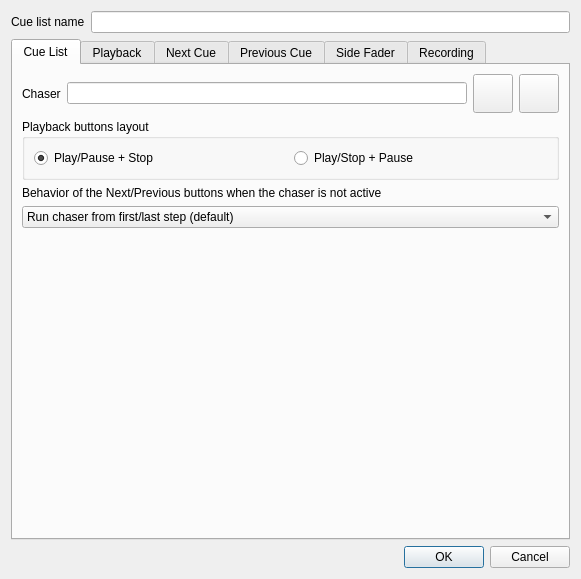
<?xml version="1.0" encoding="UTF-8"?>
<ui version="4.0">
 <author>Massimo Callegari</author>
 <comment>
  Q Light Controller Plus
  vccuelistproperties.ui

  Copyright (c) 2015 Massimo Callegari

  Licensed under the Apache License, Version 2.0 (the &quot;License&quot;);
  you may not use this file except in compliance with the License.
  You may obtain a copy of the License at

      http://www.apache.org/licenses/LICENSE-2.0.txt

  Unless required by applicable law or agreed to in writing, software
  distributed under the License is distributed on an &quot;AS IS&quot; BASIS,
  WITHOUT WARRANTIES OR CONDITIONS OF ANY KIND, either express or implied.
  See the License for the specific language governing permissions and
  limitations under the License.
 </comment>
 <class>VCCueListProperties</class>
 <widget class="QDialog" name="VCCueListProperties">
  <property name="geometry">
   <rect>
    <x>0</x>
    <y>0</y>
    <width>581</width>
    <height>442</height>
   </rect>
  </property>
  <property name="windowTitle">
   <string>Cue list properties</string>
  </property>
  <layout class="QGridLayout" name="gridLayout_2">
   <item row="0" column="0">
    <widget class="QLabel" name="m_nameLabel">
     <property name="text">
      <string>Cue list name</string>
     </property>
    </widget>
   </item>
   <item row="2" column="0" colspan="2">
    <widget class="QDialogButtonBox" name="m_buttonBox">
     <property name="orientation">
      <enum>Qt::Horizontal</enum>
     </property>
     <property name="standardButtons">
      <set>QDialogButtonBox::Cancel|QDialogButtonBox::Ok</set>
     </property>
    </widget>
   </item>
   <item row="0" column="1">
    <widget class="QLineEdit" name="m_nameEdit">
     <property name="toolTip">
      <string>The name of the cue list widget</string>
     </property>
    </widget>
   </item>
   <item row="1" column="0" colspan="2">
    <widget class="QTabWidget" name="m_tab">
     <property name="toolTip">
      <string/>
     </property>
     <property name="currentIndex">
      <number>0</number>
     </property>
     <widget class="QWidget" name="CueList">
      <attribute name="title">
       <string>Cue List</string>
      </attribute>
      <layout class="QGridLayout" name="gridLayout">
       <item row="0" column="1">
        <widget class="QLineEdit" name="m_chaserEdit">
         <property name="toolTip">
          <string>The chaser function to use as cue list</string>
         </property>
         <property name="readOnly">
          <bool>true</bool>
         </property>
        </widget>
       </item>
       <item row="0" column="2">
        <widget class="QToolButton" name="m_chaserAttachButton">
         <property name="toolTip">
          <string>Choose the chaser function to use as the steps for the cue list</string>
         </property>
         <property name="icon">
          <iconset resource="../qlcui.qrc">
           <normaloff>:/attach.png</normaloff>:/attach.png</iconset>
         </property>
         <property name="iconSize">
          <size>
           <width>32</width>
           <height>32</height>
          </size>
         </property>
        </widget>
       </item>
       <item row="0" column="3">
        <widget class="QToolButton" name="m_chaserDetachButton">
         <property name="toolTip">
          <string>Detach current chaser from the cue list</string>
         </property>
         <property name="icon">
          <iconset resource="../qlcui.qrc">
           <normaloff>:/detach.png</normaloff>:/detach.png</iconset>
         </property>
         <property name="iconSize">
          <size>
           <width>32</width>
           <height>32</height>
          </size>
         </property>
        </widget>
       </item>
       <item row="0" column="0">
        <widget class="QLabel" name="m_chaserLabel">
         <property name="text">
          <string>Chaser</string>
         </property>
        </widget>
       </item>
       <item row="2" column="0" colspan="4">
        <widget class="QLabel" name="label_11">
         <property name="text">
          <string>Behavior of the Next/Previous buttons when the chaser is not active</string>
         </property>
        </widget>
       </item>
       <item row="3" column="0" colspan="4">
        <widget class="QComboBox" name="m_nextPrevBehaviorCombo">
         <property name="toolTip">
          <string>Behavior of the Next/Previous buttons when the chaser is not active</string>
         </property>
         <property name="currentIndex">
          <number>0</number>
         </property>
         <item>
          <property name="text">
           <string>Run chaser from first/last step (default)</string>
          </property>
         </item>
         <item>
          <property name="text">
           <string>Run chaser from next/previous step</string>
          </property>
         </item>
         <item>
          <property name="text">
           <string>Select next/previous step</string>
          </property>
         </item>
         <item>
          <property name="text">
           <string>Do nothing</string>
          </property>
         </item>
        </widget>
       </item>
       <item row="4" column="0" colspan="4">
        <spacer name="verticalSpacer">
         <property name="orientation">
          <enum>Qt::Vertical</enum>
         </property>
         <property name="sizeHint" stdset="0">
          <size>
           <width>428</width>
           <height>169</height>
          </size>
         </property>
        </spacer>
       </item>
       <item row="1" column="0" colspan="4">
        <widget class="QGroupBox" name="groupBox">
         <property name="title">
          <string>Playback buttons layout</string>
         </property>
         <layout class="QHBoxLayout" name="horizontalLayout">
          <item>
           <widget class="QRadioButton" name="m_play_pause_stop">
            <property name="text">
             <string>Play/Pause + Stop</string>
            </property>
            <property name="checked">
             <bool>true</bool>
            </property>
           </widget>
          </item>
          <item>
           <widget class="QRadioButton" name="m_play_stop_pause">
            <property name="text">
             <string>Play/Stop + Pause</string>
            </property>
           </widget>
          </item>
         </layout>
        </widget>
       </item>
      </layout>
     </widget>
     <widget class="QWidget" name="tab">
      <attribute name="title">
       <string>Playback</string>
      </attribute>
      <layout class="QVBoxLayout" name="verticalLayout_3">
       <item>
        <layout class="QHBoxLayout" name="m_playbackLayout"/>
       </item>
       <item>
        <layout class="QHBoxLayout" name="m_stopLayout"/>
       </item>
       <item>
        <spacer name="verticalSpacer_4">
         <property name="orientation">
          <enum>Qt::Vertical</enum>
         </property>
         <property name="sizeHint" stdset="0">
          <size>
           <width>20</width>
           <height>118</height>
          </size>
         </property>
        </spacer>
       </item>
      </layout>
     </widget>
     <widget class="QWidget" name="NextCue">
      <attribute name="title">
       <string>Next Cue</string>
      </attribute>
      <layout class="QVBoxLayout" name="verticalLayout">
       <item>
        <layout class="QHBoxLayout" name="m_nextLayout"/>
       </item>
       <item>
        <spacer name="verticalSpacer_2">
         <property name="orientation">
          <enum>Qt::Vertical</enum>
         </property>
         <property name="sizeHint" stdset="0">
          <size>
           <width>20</width>
           <height>68</height>
          </size>
         </property>
        </spacer>
       </item>
      </layout>
     </widget>
     <widget class="QWidget" name="PreviousCue">
      <attribute name="title">
       <string>Previous Cue</string>
      </attribute>
      <layout class="QVBoxLayout" name="verticalLayout_2">
       <item>
        <layout class="QHBoxLayout" name="m_previousLayout"/>
       </item>
       <item>
        <spacer name="verticalSpacer_3">
         <property name="orientation">
          <enum>Qt::Vertical</enum>
         </property>
         <property name="sizeHint" stdset="0">
          <size>
           <width>20</width>
           <height>40</height>
          </size>
         </property>
        </spacer>
       </item>
      </layout>
     </widget>
     <widget class="QWidget" name="SideSliders">
      <attribute name="title">
       <string>Side Fader</string>
      </attribute>
      <layout class="QVBoxLayout" name="verticalLayout_4">
       <item>
        <widget class="QGroupBox" name="groupBox_9">
         <property name="title">
          <string>Behaviour</string>
         </property>
         <layout class="QHBoxLayout" name="horizontalLayout_3">
          <property name="topMargin">
           <number>4</number>
          </property>
          <property name="bottomMargin">
           <number>4</number>
          </property>
          <item>
           <widget class="QRadioButton" name="m_noneRadio">
            <property name="text">
             <string>None</string>
            </property>
            <property name="checked">
             <bool>true</bool>
            </property>
           </widget>
          </item>
          <item>
           <widget class="QRadioButton" name="m_crossFadeRadio">
            <property name="text">
             <string>Crossfade</string>
            </property>
            <property name="checked">
             <bool>false</bool>
            </property>
           </widget>
          </item>
          <item>
           <widget class="QRadioButton" name="m_stepsRadio">
            <property name="text">
             <string>Steps</string>
            </property>
           </widget>
          </item>
         </layout>
        </widget>
       </item>
       <item>
        <widget class="QCheckBox" name="m_nextPrevSecondaryCheck">
         <property name="text">
          <string>Next/Prev buttons control crossfade target selection</string>
         </property>
         <property name="toolTip">
          <string>When enabled in Crossfade mode, Next/Prev buttons change the crossfade target (orange) instead of the current step (blue)</string>
         </property>
        </widget>
       </item>
       <item>
        <layout class="QVBoxLayout" name="m_secondarySelectLayout"/>
       </item>
       <item>
        <widget class="QFrame" name="frame">
         <property name="frameShape">
          <enum>QFrame::NoFrame</enum>
         </property>
         <property name="frameShadow">
          <enum>QFrame::Raised</enum>
         </property>
         <layout class="QVBoxLayout" name="verticalLayout_6">
          <property name="leftMargin">
           <number>0</number>
          </property>
          <property name="topMargin">
           <number>0</number>
          </property>
          <property name="rightMargin">
           <number>0</number>
          </property>
          <property name="bottomMargin">
           <number>0</number>
          </property>
          <item>
           <layout class="QVBoxLayout" name="m_crossFadeLayout"/>
          </item>
         </layout>
        </widget>
       </item>
       <item>
        <spacer name="verticalSpacer_5">
         <property name="orientation">
          <enum>Qt::Vertical</enum>
         </property>
         <property name="sizeHint" stdset="0">
          <size>
           <width>20</width>
           <height>40</height>
          </size>
         </property>
        </spacer>
       </item>
      </layout>
     </widget>
     <widget class="QWidget" name="Recording">
      <attribute name="title">
       <string>Recording</string>
      </attribute>
      <layout class="QVBoxLayout" name="verticalLayout_7">
       <item>
        <widget class="QGroupBox" name="groupBox_Recording">
         <property name="title">
          <string>Channel Selection</string>
         </property>
         <layout class="QVBoxLayout" name="verticalLayout_8">
          <item>
           <widget class="QRadioButton" name="m_recordAllChannelsRadio">
            <property name="text">
             <string>Record all channels</string>
            </property>
            <property name="checked">
             <bool>true</bool>
            </property>
           </widget>
          </item>
          <item>
           <widget class="QRadioButton" name="m_recordSelectedChannelsRadio">
            <property name="text">
             <string>Record only selected channels</string>
            </property>
           </widget>
          </item>
          <item>
           <widget class="QPushButton" name="m_selectChannelsButton">
            <property name="text">
             <string>Select Channels...</string>
            </property>
            <property name="enabled">
             <bool>false</bool>
            </property>
           </widget>
          </item>
         </layout>
        </widget>
       </item>
       <item>
        <widget class="QCheckBox" name="m_recordNonZeroCheck">
         <property name="text">
          <string>Record only non-zero values</string>
         </property>
        </widget>
       </item>
       <item>
        <widget class="QGroupBox" name="groupBox_Prefix">
         <property name="title">
          <string>Cue Name Prefix</string>
         </property>
         <layout class="QHBoxLayout" name="horizontalLayout_Prefix">
          <item>
           <widget class="QLabel" name="label_Prefix">
            <property name="text">
             <string>Prefix:</string>
            </property>
           </widget>
          </item>
          <item>
           <widget class="QLineEdit" name="m_recordPrefixEdit">
            <property name="toolTip">
             <string>Prefix for automatically generated cue names (e.g., &quot;cue&quot; for cue_1, cue_2, etc.)</string>
            </property>
            <property name="text">
             <string>cue</string>
            </property>
           </widget>
          </item>
         </layout>
        </widget>
       </item>
       <item>
        <widget class="QGroupBox" name="groupBox_StepIndexOutput">
         <property name="title">
          <string>Step Index Output</string>
         </property>
         <layout class="QVBoxLayout" name="verticalLayout_StepIndexOutput">
          <item>
           <widget class="QCheckBox" name="m_stepIndexOutputEnabledCheck">
            <property name="text">
             <string>Enable step index output</string>
            </property>
            <property name="toolTip">
             <string>Output the current step index to a DMX channel</string>
            </property>
           </widget>
          </item>
          <item>
           <widget class="QLabel" name="label_StepIndexInfo">
            <property name="text">
             <string>Select a single channel to output the step index:</string>
            </property>
           </widget>
          </item>
          <item>
           <widget class="QTreeWidget" name="m_stepIndexOutputTree">
            <property name="sizePolicy">
             <sizepolicy hsizetype="Expanding" vsizetype="MinimumExpanding">
              <horstretch>0</horstretch>
              <verstretch>0</verstretch>
             </sizepolicy>
            </property>
            <property name="minimumSize">
             <size>
              <width>0</width>
              <height>150</height>
             </size>
            </property>
            <property name="alternatingRowColors">
             <bool>true</bool>
            </property>
            <property name="selectionMode">
             <enum>QAbstractItemView::SingleSelection</enum>
            </property>
            <property name="sortingEnabled">
             <bool>true</bool>
            </property>
            <property name="allColumnsShowFocus">
             <bool>true</bool>
            </property>
            <column>
             <property name="text">
              <string>Name</string>
             </property>
            </column>
            <column>
             <property name="text">
              <string>Type</string>
             </property>
            </column>
           </widget>
          </item>
         </layout>
        </widget>
       </item>
       <item>
        <layout class="QVBoxLayout" name="m_recordInputLayout">
         <item>
          <layout class="QHBoxLayout" name="m_recordLayout"/>
         </item>
         <item>
          <layout class="QHBoxLayout" name="m_overwriteLayout"/>
         </item>
        </layout>
       </item>
       <item>
        <spacer name="verticalSpacer_6">
         <property name="orientation">
          <enum>Qt::Vertical</enum>
         </property>
         <property name="sizeHint" stdset="0">
          <size>
           <width>20</width>
           <height>40</height>
          </size>
         </property>
        </spacer>
       </item>
      </layout>
     </widget>
    </widget>
   </item>
  </layout>
 </widget>
 <resources>
  <include location="../qlcui.qrc"/>
 </resources>
 <connections>
  <connection>
   <sender>m_buttonBox</sender>
   <signal>accepted()</signal>
   <receiver>VCCueListProperties</receiver>
   <slot>accept()</slot>
   <hints>
    <hint type="sourcelabel">
     <x>272</x>
     <y>486</y>
    </hint>
    <hint type="destinationlabel">
     <x>157</x>
     <y>274</y>
    </hint>
   </hints>
  </connection>
  <connection>
   <sender>m_buttonBox</sender>
   <signal>rejected()</signal>
   <receiver>VCCueListProperties</receiver>
   <slot>reject()</slot>
   <hints>
    <hint type="sourcelabel">
     <x>340</x>
     <y>486</y>
    </hint>
    <hint type="destinationlabel">
     <x>286</x>
     <y>274</y>
    </hint>
   </hints>
  </connection>
  <connection>
   <sender>m_tab</sender>
   <signal>currentChanged(int)</signal>
   <receiver>VCCueListProperties</receiver>
   <slot>slotTabChanged()</slot>
   <hints>
    <hint type="sourcelabel">
     <x>271</x>
     <y>52</y>
    </hint>
    <hint type="destinationlabel">
     <x>486</x>
     <y>67</y>
    </hint>
   </hints>
  </connection>
 </connections>
 <slots>
  <slot>slotTabChanged()</slot>
 </slots>
</ui>
